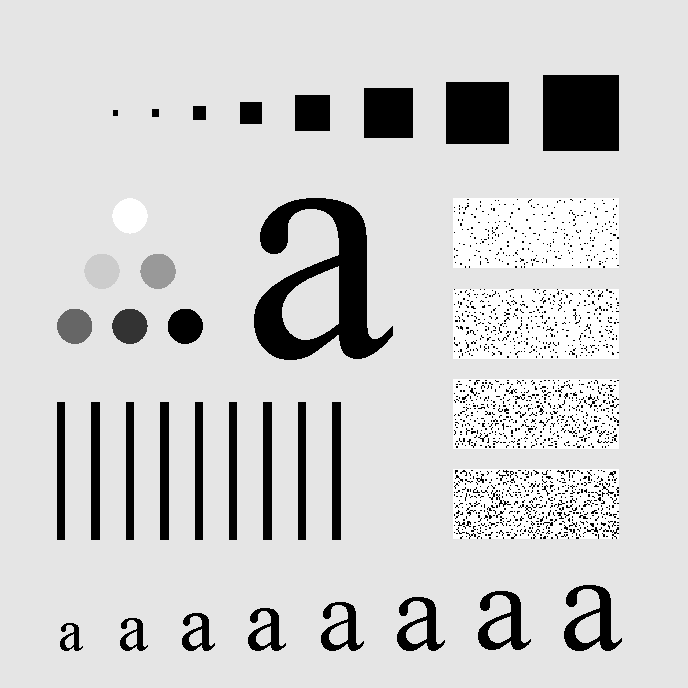
#> input picture DIP/image.tif, 688 x 688 px
$ python thresholding_demo2.py
#> lines starting #> are read from the running program, lines starting #| are printed output that depends on the picture; after the words box and inside, x2 and y2 are one past the last pixel; in counts of white or black regions, pixels touching at a corner belong together
import numpy as np
import cv2
import matplotlib.pyplot as plt

# Load the grayscale image
image = cv2.imread('image.tif', 0)  # Replace 'image.tif' with your file path
#> image is the input picture: shape (688, 688); min 0, max 255, mean 207.3
if image is None:
    raise FileNotFoundError("Image not found. Please provide a valid file path.")

# Step 1: Calculate the initial threshold manually as the mean of the image intensities
def calculate_initial_threshold(image):
    """
    Calculate the initial threshold value based on the mean intensity of the image.
    Args:
        image: Grayscale image.
    Returns:
        Initial threshold value.
    """
    initial_threshold = np.mean(image)  # Calculate the mean of the image
#> initial_threshold = 207.3
    return initial_threshold

# Step 2: Basic Global Thresholding Algorithm
def global_threshold(image, initial_threshold=None, max_iterations=100, epsilon=1e-3):
    if initial_threshold is None:
        initial_threshold = calculate_initial_threshold(image)  # Use the mean intensity if no initial threshold is provided
#> initial_threshold = 207.3

    threshold = initial_threshold
#> threshold = 207.3
    for _ in range(max_iterations):
        # Separate the image into two regions: above and below the threshold
        below_threshold = image[image <= threshold]
        above_threshold = image[image > threshold]

        # Calculate mean intensities for the two regions
        mean_below = below_threshold.mean() if len(below_threshold) > 0 else 0
        mean_above = above_threshold.mean() if len(above_threshold) > 0 else 0

        # Compute new threshold as the average of the two means
        new_threshold = (mean_below + mean_above) / 2

        # Check for convergence
        if abs(new_threshold - threshold) < epsilon:
            break

        threshold = new_threshold
#> this loop made 3 passes
#> (mean_below, mean_above, new_threshold, threshold) on passes 1 to 2: (9.6, 231.6, 120.6, 120.6), (2.99, 231.3, 117.2, 117.2)
#> (mean_below, mean_above, new_threshold) on pass 3: (2.99, 231.3, 117.2)

    return int(threshold)

# Step 3: Apply Thresholding
def apply_threshold(image, threshold):
    binary_image = np.zeros_like(image, dtype=np.uint8)
    binary_image[image > threshold] = 255
    return binary_image

# Step 4: Execute the Steps
# Find the threshold value using the global thresholding algorithm
threshold_value = global_threshold(image)
#> threshold_value = 117
print(f"Calculated Threshold Value: {threshold_value}")
#| Calculated Threshold Value: 117

# Perform thresholding
binary_image = apply_threshold(image, threshold_value)
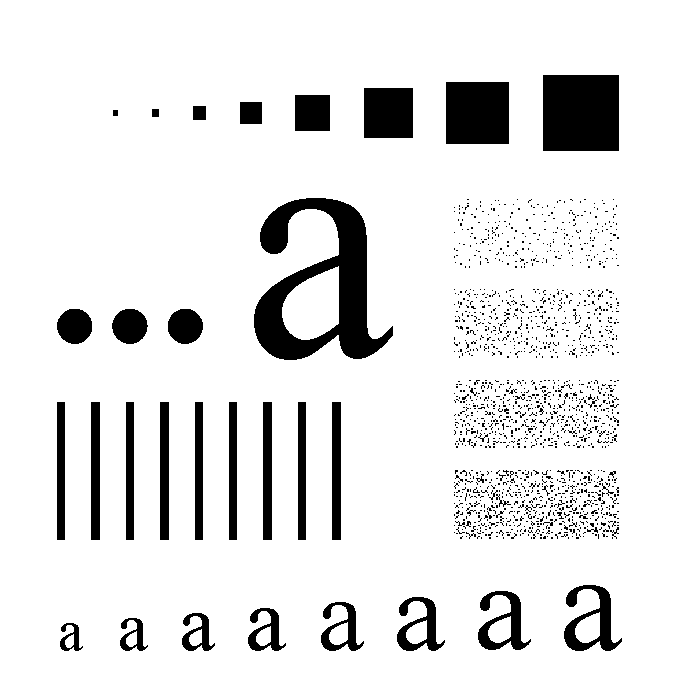
#> binary_image: shape (688, 688); 89.5% white; 1561 black regions (1520 under 20 px), largest, box (x1, y1, x2, y2) and area: (254, 198, 393, 360) 9687, (543, 75, 619, 151) 5776, (446, 82, 509, 144) 3906

# Step 5: Display Results
plt.figure(figsize=(12, 6))

# Original Image
plt.subplot(1, 3, 1)
plt.title('Original Image')
plt.imshow(image, cmap='gray')
plt.axis('off')

# Thresholded Image
plt.subplot(1, 3, 2)
plt.title(f'Thresholded Image (T = {threshold_value})')
plt.imshow(binary_image, cmap='gray')
plt.axis('off')

plt.tight_layout()
plt.show()
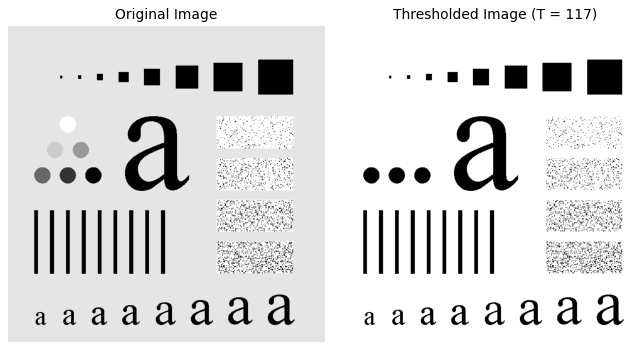
#> figure drawn by matplotlib, 2 panels
